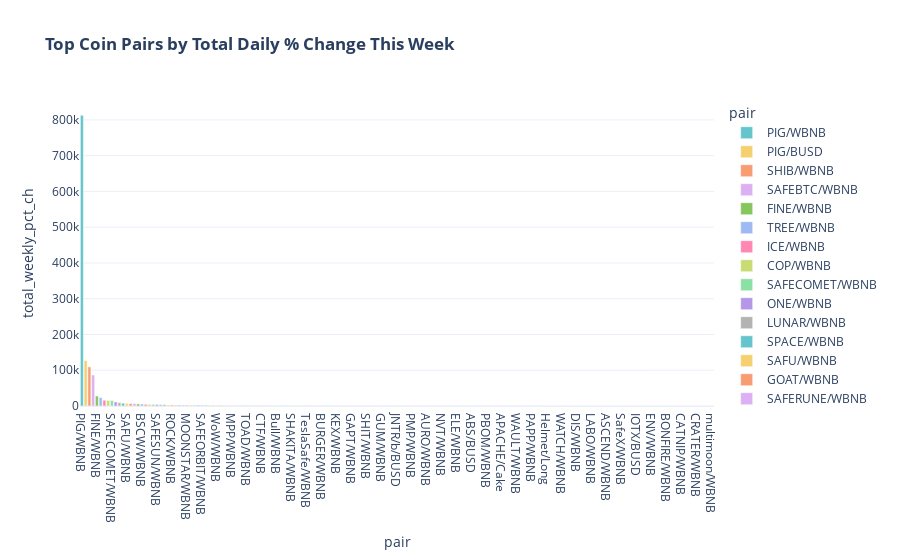

The notebook cell saved with this chart:
### Markdown cell above
# BSC Pancakeswap
### Use the file in github rather than loading all these files

### Code cell
#bsc pancakeswap
cake_4_1 = json.load(open('/Users/max.bade/Downloads/pancakeswap/4_1.txt'))
cake_4_2 = json.load(open('/Users/max.bade/Downloads/pancakeswap/4_2.txt'))
cake_4_3 = json.load(open('/Users/max.bade/Downloads/pancakeswap/4_3.txt'))
cake_4_4 = json.load(open('/Users/max.bade/Downloads/pancakeswap/4_4.txt'))
cake_4_5 = json.load(open('/Users/max.bade/Downloads/pancakeswap/4_5.txt'))
cake_4_6 = json.load(open('/Users/max.bade/Downloads/pancakeswap/4_6.txt'))
cake_4_7 = json.load(open('/Users/max.bade/Downloads/pancakeswap/4_7.txt'))
cake_4_8 = json.load(open('/Users/max.bade/Downloads/pancakeswap/4_8.txt'))
cake_4_9 = json.load(open('/Users/max.bade/Downloads/pancakeswap/4_9.txt'))
cake_4_10 = json.load(open('/Users/max.bade/Downloads/pancakeswap/4_10.txt'))
cake_4_11 = json.load(open('/Users/max.bade/Downloads/pancakeswap/4_11.txt'))
cake_4_12 = json.load(open('/Users/max.bade/Downloads/pancakeswap/4_12.txt'))
cake_4_13 = json.load(open('/Users/max.bade/Downloads/pancakeswap/4_13.txt'))
cake_4_14 = json.load(open('/Users/max.bade/Downloads/pancakeswap/4_14.txt'))
cake_4_15 = json.load(open('/Users/max.bade/Downloads/pancakeswap/4_15.txt'))
cake_4_16 = json.load(open('/Users/max.bade/Downloads/pancakeswap/4_16.txt'))
cake_4_17 = json.load(open('/Users/max.bade/Downloads/pancakeswap/4_17.txt'))
cake_4_18 = json.load(open('/Users/max.bade/Downloads/pancakeswap/4_18.txt'))
cake_4_19 = json.load(open('/Users/max.bade/Downloads/pancakeswap/4_19.txt'))
cake_4_20 = json.load(open('/Users/max.bade/Downloads/pancakeswap/4_20.txt'))
cake_4_21 = json.load(open('/Users/max.bade/Downloads/pancakeswap/4_21.txt'))
cake_4_22 = json.load(open('/Users/max.bade/Downloads/pancakeswap/4_22.txt'))
cake_4_23 = json.load(open('/Users/max.bade/Downloads/pancakeswap/4_23.txt'))
cake_4_24 = json.load(open('/Users/max.bade/Downloads/pancakeswap/4_24.txt'))
cake_4_25 = json.load(open('/Users/max.bade/Downloads/pancakeswap/4_25.txt'))
cake_4_26 = json.load(open('/Users/max.bade/Downloads/pancakeswap/4_26.txt'))
cake_4_27 = json.load(open('/Users/max.bade/Downloads/pancakeswap/4_27.txt'))
cake_4_28 = json.load(open('/Users/max.bade/Downloads/pancakeswap/4_28.txt'))
cake_4_29 = json.load(open('/Users/max.bade/Downloads/pancakeswap/4_29.txt'))
cake_4_30 = json.load(open('/Users/max.bade/Downloads/pancakeswap/4_30.txt'))
cake_5_1 = json.load(open('/Users/max.bade/Downloads/pancakeswap/5_1.txt'))
cake_5_2 = json.load(open('/Users/max.bade/Downloads/pancakeswap/5_2.txt'))
cake_5_3 = json.load(open('/Users/max.bade/Downloads/pancakeswap/5_3.txt'))
cake_5_4 = json.load(open('/Users/max.bade/Downloads/pancakeswap/5_4.txt'))
cake_5_5 = json.load(open('/Users/max.bade/Downloads/pancakeswap/5_5.txt'))
cake_5_6 = json.load(open('/Users/max.bade/Downloads/pancakeswap/5_6.txt'))
cake_5_7 = json.load(open('/Users/max.bade/Downloads/pancakeswap/5_7.txt'))
cake_5_8 = json.load(open('/Users/max.bade/Downloads/pancakeswap/5_8.txt'))
cake_5_9 = json.load(open('/Users/max.bade/Downloads/pancakeswap/5_9.txt'))
cake_5_10 = json.load(open('/Users/max.bade/Downloads/pancakeswap/5_10.txt'))
cake_5_11 = json.load(open('/Users/max.bade/Downloads/pancakeswap/5_11.txt'))

cakes = [cake_4_1, cake_4_2, cake_4_3, cake_4_4, cake_4_5, cake_4_6
         , cake_4_7, cake_4_8, cake_4_9, cake_4_10, cake_4_11, cake_4_12
         , cake_4_13, cake_4_14, cake_4_15, cake_4_16, cake_4_17, cake_4_18
         , cake_4_19, cake_4_20, cake_4_21, cake_4_22, cake_4_23, cake_4_24
         , cake_4_25, cake_4_26, cake_4_27, cake_4_28, cake_4_29, cake_4_30
         , cake_5_1, cake_5_2, cake_5_3, cake_5_4, cake_5_5, cake_5_6, cake_5_7
         , cake_5_8, cake_5_9, cake_5_10, cake_5_11]

dirpath = '/Users/max.bade/Downloads/pancakeswap/'
output = '/Users/max.bade/Downloads/pancakeswap/output/pancakeswap.csv'
csvout_lst = []
files = [os.path.join(dirpath, fname) for fname in os.listdir(dirpath)]

# for filename in sorted(files):
for filename in cakes:
    
    def cross_join(left, right):
        new_rows = []
        for left_row in left:
            for right_row in right:
                temp_row = deepcopy(left_row)
                for key, value in right_row.items():
                    temp_row[key] = value
                new_rows.append(deepcopy(temp_row))
        return new_rows


    def flatten_list(data):
        for elem in data:
            if isinstance(elem, list):
                yield from flatten_list(elem)
            else:
                yield elem


    def json_to_dataframe(data_in):
        def flatten_json(data, prev_heading=''):
            if isinstance(data, dict):
                rows = [{}]
                for key, value in data.items():
                    rows = cross_join(rows, flatten_json(value, prev_heading + '.' + key))
            elif isinstance(data, list):
                rows = []
                for i in range(len(data)):
                    [rows.append(elem) for elem in flatten_list(flatten_json(data[i], prev_heading))]
            else:
                rows = [{prev_heading[1:]: data}]
            return rows

        return pd.DataFrame(flatten_json(data_in))

    if __name__ == '__main__':
        data = json_to_dataframe(filename)
        csvout_lst.append(data)
        
    pd.concat(csvout_lst).to_csv(output)
    
df = pd.read_csv(output)
df.columns = ['index_duplicate','buy_symbol','sell_symbol','#_trades','trade_amount_$']
del df['index_duplicate']
df['num_trades_x_tradeamount'] = df['#_trades'] * df['trade_amount_$']
# df = df.sort_values(by='num_trades_x_tradeamount',ascending=False).reset_index()
# del df['index']

start = pd.to_datetime("4/1/2021")
df['trade_date'] = pd.Series(np.arange(len(df)) // 1000) \
              .apply(lambda x: pd.Timedelta(days=x)) + start

df['pair'] = df['buy_symbol'] + "/" + df['sell_symbol']
df['trade_date'] = pd.to_datetime(df['trade_date'])
df.sort_values(['pair','trade_date'], inplace = True, ascending=[True, True])
df['pct_ch'] = round(df.groupby(['pair'])['#_trades'].apply(lambda x: x/x.shift(1)-1).fillna(0)*100,2)
df['sum_pct_change'] = round(df['pct_ch'].groupby(df['pair']).transform('sum'),1)
df['avg_pct_change'] = round(df['pct_ch'].groupby(df['pair']).transform('mean'),1)
df['Week_Number'] = df['trade_date'].dt.week

coins_to_remove = ['BUSD','WBNB','ETH','USDT','USDC','BTC','Cake']
df = df[~df.buy_symbol.isin(coins_to_remove)]
print(df.shape)

filtered_coins = df.groupby(['Week_Number','pair'])['pct_ch'].agg('sum').reset_index()
filtered_coins.columns = ['Week_Number','pair','total_weekly_pct_ch']
filtered_coins = filtered_coins[filtered_coins['Week_Number'] == 19][['Week_Number','pair','total_weekly_pct_ch']]\
.sort_values(by='total_weekly_pct_ch',ascending=False).reset_index()
filtered_coins = filtered_coins[filtered_coins['total_weekly_pct_ch']>=50]
print(filtered_coins.shape)
print(filtered_coins.pair.nunique())

fig = px.bar(filtered_coins
             ,x='pair'
             ,y='total_weekly_pct_ch'
             ,color='pair'
             ,template='plotly_white'
             ,color_discrete_sequence=px.colors.qualitative.Pastel
             ,title='<b>Top Coin Pairs by Total Daily % Change This Week')
print(filtered_coins.head(10))
fig.show()
